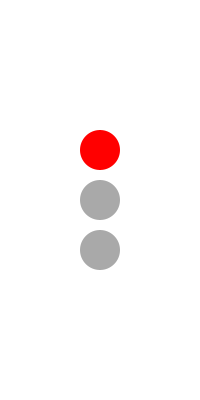
Frame 1 (no input)
Frame 60 (the mouse pressed at the canvas centre just before this capture): identical to frame 1, image omitted
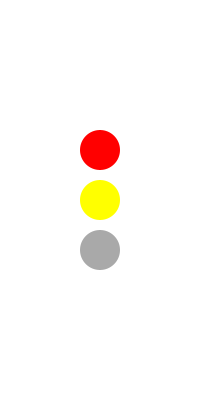
Frame 120 (the mouse held since frame 60 and released just before this capture)

The Processing sketch that drew these frames (run headless with seeded random() and noise(); from frame 60 on, the mouse is pressed at the canvas centre):

// Processing sketch: CLASSified6
// ── CLASSified6.pde
// Declare variables for colors
// I need to create variables for red, yellow, green, and grey (for when the light is off).

int red = color(255, 0, 0);      
int yellow = color(255, 255, 0);
int green = color(0, 255, 0);
int grey = color(169, 169, 169);

int light1 = red;    
int light2 = grey;   
int light3 = grey;    

// Draw traffic light in setup
void setup() {
  size(200, 400); 
  noStroke();    
  
  // Draw the traffic light box (rectangle where the lights will be placed)
  fill(0);  // Set the color to black for the box
  rect(width / 2 - 50, height / 2 - 100, 100, 300);  // Draw the box at the center of the screen
}

// 6.d In the draw method, handle the changes between the traffic light phases (red, yellow, green)
void draw() {
  background(255);  // Clear the screen each frame
  
  // Check the current frameCount and use modulus to create intervals for the traffic light phases
  switch (frameCount % 400) {
    case 0:
      // Red light
      light1 = red;
      light2 = grey;
      light3 = grey;
      break;
      
    case 100:
      // Red + Yellow 
      light1 = red;
      light2 = yellow;
      light3 = grey;
      break;
      
    case 200:
      // Green light
      light1 = grey;
      light2 = grey;
      light3 = green;
      break;
      
    case 300:
      // Yellow light
      light1 = grey;
      light2 = yellow;
      light3 = grey;
      break;
  }

  // First light - with the color stored in light1
  fill(light1);
  ellipse(width / 2, height / 2 - 50, 40, 40);  // Top light (light1)
  
  // Second light - with the color stored in light2
  fill(light2);
  ellipse(width / 2, height / 2, 40, 40);  // Middle light (light2)

  // Bottom light - with the color stored in light1 light3
  fill(light3);
  ellipse(width / 2, height / 2 + 50, 40, 40);  // Bottom light (light3)
}
